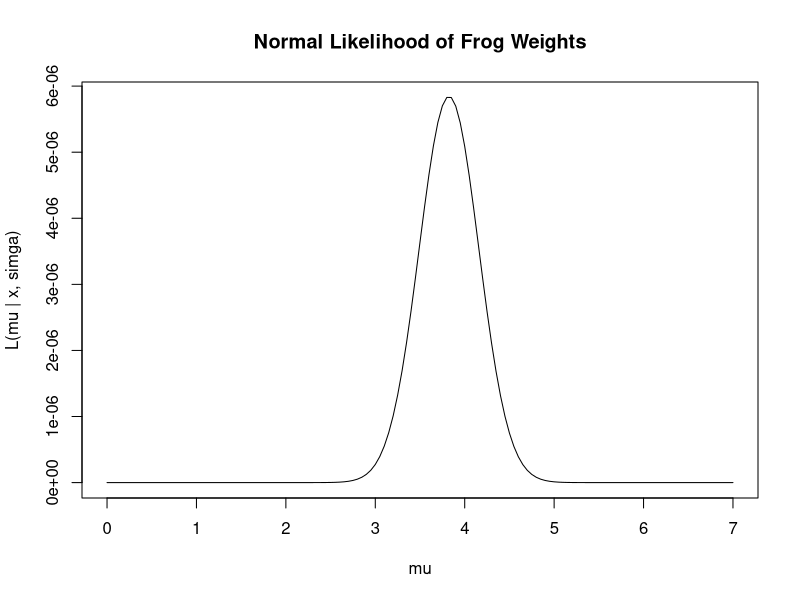
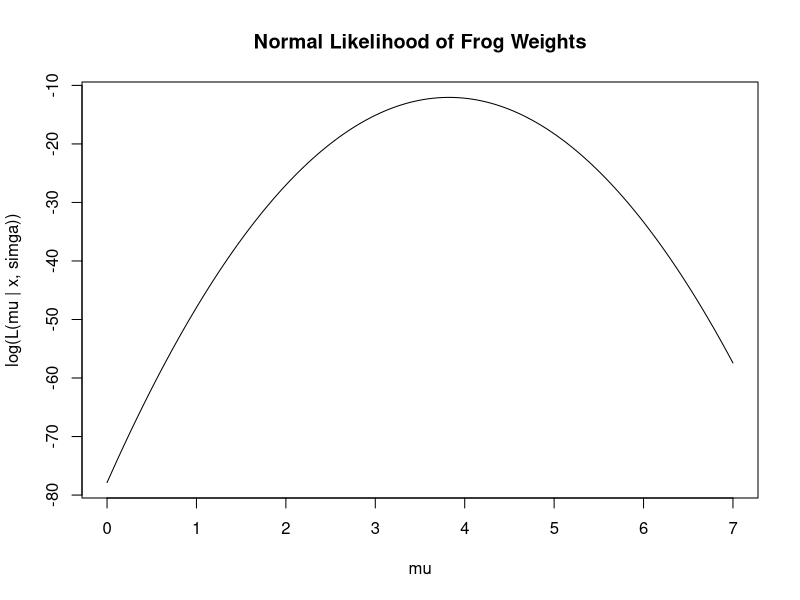
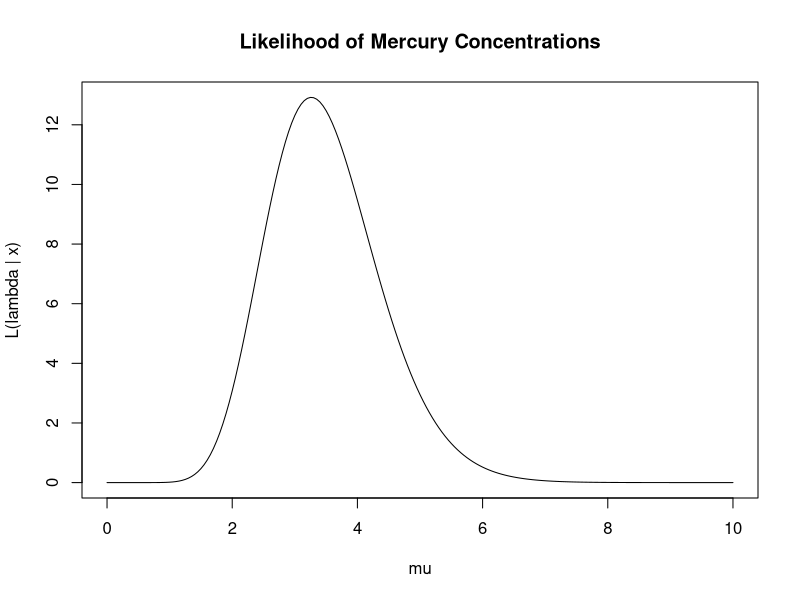
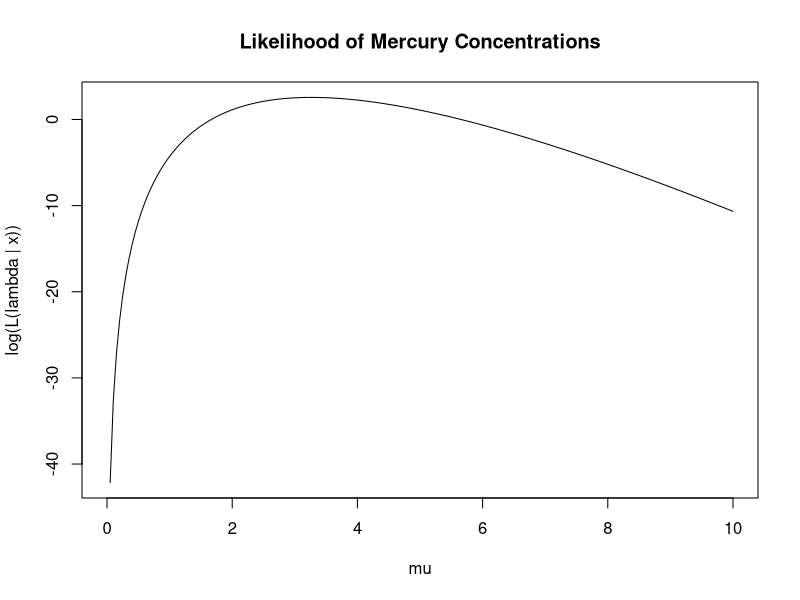
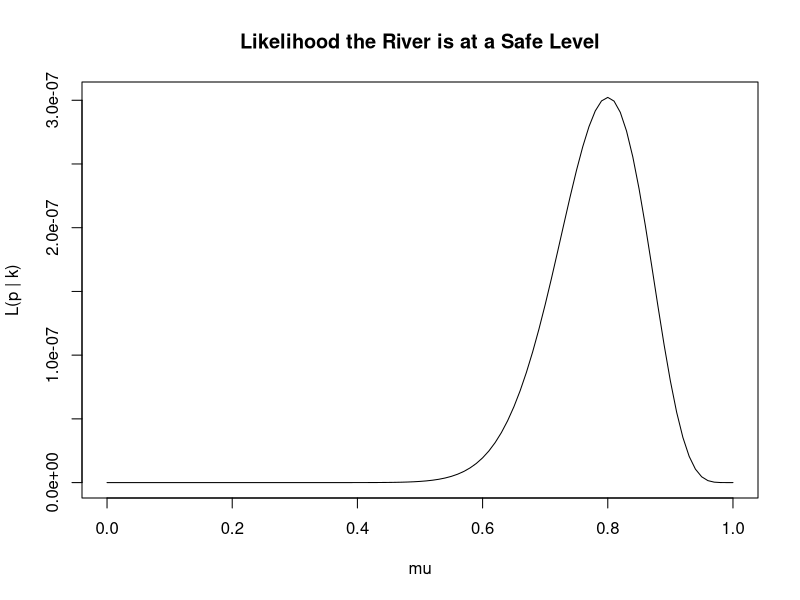
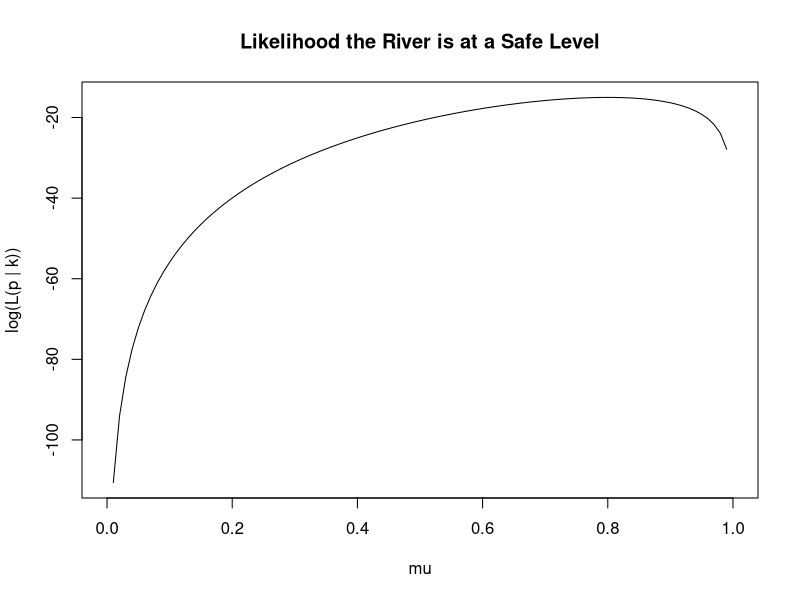

Write R code to recreate these figures, in order.
## ---- chunk 1
knitr::opts_chunk$set(echo = TRUE)
## ---- chunk 2
normaldist = function(mu, data) {
  n = length(data)
  likelihood = (2*pi)^(-n/2) * exp(-1/2 * sum((data-mu)^2))
  return(likelihood)
}
## ---- chunk 3
frogs = c(4.57, 4.73, 2.24, 4.16, 4.53, 3.79, 2.48, 4.74, 3.18)

xbar = mean(frogs)

print(xbar)
## ---- chunk 4
mus = seq(0, 7, by = 0.05)
likelihood.mus = c()

for(i in 1:length(mus)) {
  likelihood.mus[i] = normaldist(mus[i], frogs)
}

plot(mus, likelihood.mus, type = 'l', xlab = "mu", ylab = "L(mu | x, simga)", main = "Normal Likelihood of Frog Weights")
## ---- chunk 5
optimize(f = normaldist,
         interval = c(0,7),
         data = frogs,
         maximum = TRUE
         )
## ---- chunk 6
normaldist.log = function(mu, data) {
  n = length(data)
  likelihood = (2*pi)^(-n/2) * exp(-1/2 * sum((data-mu)^2))
  return(log(likelihood))
}

mus = seq(0, 7, by = 0.05)
log.likelihood.mus = c()

for(i in 1:length(mus)) {
  log.likelihood.mus[i] = normaldist.log(mus[i], frogs)
}

plot(mus, log.likelihood.mus, type = 'l', xlab = "mu", ylab = "log(L(mu | x, simga))", main = "Normal Likelihood of Frog Weights")
## ---- chunk 7
optimize(f = normaldist.log,
         interval = c(0,7),
         data = frogs,
         maximum = TRUE
         )
## ---- chunk 8
expdist = function(lambda, data) {
  n = length(data)
  likelihood = (lambda^n)*exp(-lambda*sum(data))
  return(likelihood)
}
## ---- chunk 9
mercury = c(0.51,0.02,0.15,0.46,0.11,0.04,0.39,0.52,0.2,0.17,0.01,0.02,0.32,1.37)

xbar = mean(mercury)

print(xbar)
## ---- chunk 10
mus = seq(0, 10, by = 0.05)
likelihood.mus = c()

for(i in 1:length(mus)) {
  likelihood.mus[i] = expdist(mus[i], mercury)
}

plot(mus, likelihood.mus, type = 'l', xlab = "mu", ylab = "L(lambda | x)", main = "Likelihood of Mercury Concentrations")
## ---- chunk 11
optimize(expdist, c(0,10), data = mercury, maximum = TRUE)
## ---- chunk 12
expdist.log = function(lambda, data) {
  n = length(data)
  likelihood = log((lambda^n)*exp(-lambda*sum(data)))
  return(likelihood)
}

mus = seq(0, 10, by = 0.05)
likelihood.mus = c()

for(i in 1:length(mus)) {
  likelihood.mus[i] = expdist.log(mus[i], mercury)
}

plot(mus, likelihood.mus, type = 'l', xlab = "mu", ylab = "log(L(lambda | x))", main = "Likelihood of Mercury Concentrations")

optimize(expdist.log, c(0,10), data = mercury, maximum = TRUE)
## ---- chunk 13
river = c("Safe", "Safe",
"Safe", "Safe", "Safe", "Safe", "Safe", "Safe", "Safe", "Flood", "Safe", "Safe", "Safe",
"Flood", "Safe", "Safe", "Flood", "Flood", "Safe", "Safe", "Flood", "Safe", "Safe",
"Safe", "Safe", "Safe", "Safe", "Safe", "Flood", "Safe")
river.binary = c()
for(i in 1:length(river)) {
  if(river[i] == "Safe") {
    river.binary[i] = 1
  } else {
    river.binary[i] = 0
  }
}

berndist = function(p, data) {
  n = length(data)
  likelihood = (p^(sum(data)))*(1-p)^(n-sum(data))
  return(likelihood)
}

mus = seq(0, 1, by = 0.01)
likelihood.mus = c()

for(i in 1:length(mus)) {
  likelihood.mus[i] = berndist(mus[i], river.binary)
}

plot(mus, likelihood.mus, type = 'l', xlab = "mu", ylab = "L(p | k)", main = "Likelihood the River is at a Safe Level")

optimize(berndist, c(0,1), data = river.binary, maximum = TRUE)


berndist.log = function(p, data) {
  n = length(data)
  likelihood = log((p^(sum(data)))*(1-p)^(n-sum(data)))
  return(likelihood)
}

mus.log = seq(0, 1, by = 0.01)
likelihood.mus.log = c()

for(i in 1:length(mus.log)) {
  likelihood.mus.log[i] = berndist.log(mus.log[i], river.binary)
}

plot(mus.log, likelihood.mus.log, type = 'l', xlab = "mu", ylab = "log(L(p | k))", main = "Likelihood the River is at a Safe Level")

optimize(berndist.log, c(0,1), data = river.binary, maximum = TRUE)
